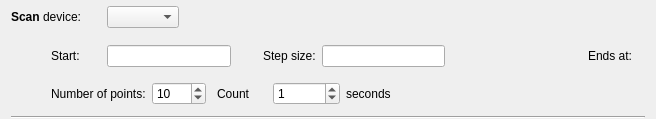
<?xml version="1.0" encoding="UTF-8"?>
<ui version="4.0">
 <class>Form</class>
 <widget class="QWidget" name="Form">
  <property name="geometry">
   <rect>
    <x>0</x>
    <y>0</y>
    <width>656</width>
    <height>119</height>
   </rect>
  </property>
  <property name="windowTitle">
   <string>Form</string>
  </property>
  <layout class="QVBoxLayout" name="verticalLayout">
   <property name="topMargin">
    <number>0</number>
   </property>
   <property name="bottomMargin">
    <number>0</number>
   </property>
   <item>
    <layout class="QHBoxLayout" name="horizontalLayout">
     <item>
      <widget class="QLabel" name="label">
       <property name="minimumSize">
        <size>
         <width>90</width>
         <height>0</height>
        </size>
       </property>
       <property name="text">
        <string>&lt;b&gt;Scan&lt;/b&gt; device:</string>
       </property>
      </widget>
     </item>
     <item>
      <widget class="QComboBox" name="device"/>
     </item>
     <item>
      <spacer name="horizontalSpacer">
       <property name="orientation">
        <enum>Qt::Horizontal</enum>
       </property>
       <property name="sizeHint" stdset="0">
        <size>
         <width>40</width>
         <height>20</height>
        </size>
       </property>
      </spacer>
     </item>
     <item>
      <widget class="QWidget" name="buttons" native="true">
       <property name="minimumSize">
        <size>
         <width>156</width>
         <height>34</height>
        </size>
       </property>
      </widget>
     </item>
    </layout>
   </item>
   <item>
    <layout class="QHBoxLayout" name="horizontalLayout_2">
     <item>
      <spacer name="horizontalSpacer_2">
       <property name="orientation">
        <enum>Qt::Horizontal</enum>
       </property>
       <property name="sizeType">
        <enum>QSizePolicy::Fixed</enum>
       </property>
       <property name="sizeHint" stdset="0">
        <size>
         <width>40</width>
         <height>20</height>
        </size>
       </property>
      </spacer>
     </item>
     <item>
      <widget class="QLabel" name="label_2">
       <property name="minimumSize">
        <size>
         <width>50</width>
         <height>0</height>
        </size>
       </property>
       <property name="text">
        <string>Start:</string>
       </property>
      </widget>
     </item>
     <item>
      <widget class="QLineEdit" name="start"/>
     </item>
     <item>
      <widget class="QLabel" name="unit1">
       <property name="text">
        <string/>
       </property>
      </widget>
     </item>
     <item>
      <spacer name="horizontalSpacer_5">
       <property name="orientation">
        <enum>Qt::Horizontal</enum>
       </property>
       <property name="sizeType">
        <enum>QSizePolicy::Fixed</enum>
       </property>
       <property name="sizeHint" stdset="0">
        <size>
         <width>13</width>
         <height>13</height>
        </size>
       </property>
      </spacer>
     </item>
     <item>
      <widget class="QLabel" name="label_3">
       <property name="text">
        <string>Step size:</string>
       </property>
      </widget>
     </item>
     <item>
      <widget class="QLineEdit" name="step"/>
     </item>
     <item>
      <widget class="QLabel" name="unit2">
       <property name="text">
        <string/>
       </property>
      </widget>
     </item>
     <item>
      <spacer name="horizontalSpacer_7">
       <property name="orientation">
        <enum>Qt::Horizontal</enum>
       </property>
       <property name="sizeType">
        <enum>QSizePolicy::Expanding</enum>
       </property>
       <property name="sizeHint" stdset="0">
        <size>
         <width>13</width>
         <height>13</height>
        </size>
       </property>
      </spacer>
     </item>
     <item>
      <widget class="QLabel" name="label_7">
       <property name="text">
        <string>Ends at:</string>
       </property>
      </widget>
     </item>
     <item>
      <widget class="QLabel" name="endPos">
       <property name="text">
        <string/>
       </property>
      </widget>
     </item>
    </layout>
   </item>
   <item>
    <layout class="QHBoxLayout" name="horizontalLayout_3">
     <item>
      <spacer name="horizontalSpacer_4">
       <property name="orientation">
        <enum>Qt::Horizontal</enum>
       </property>
       <property name="sizeType">
        <enum>QSizePolicy::Fixed</enum>
       </property>
       <property name="sizeHint" stdset="0">
        <size>
         <width>40</width>
         <height>20</height>
        </size>
       </property>
      </spacer>
     </item>
     <item>
      <widget class="QLabel" name="label_4">
       <property name="text">
        <string>Number of points:</string>
       </property>
      </widget>
     </item>
     <item>
      <widget class="QSpinBox" name="numpoints">
       <property name="minimum">
        <number>1</number>
       </property>
       <property name="maximum">
        <number>1000</number>
       </property>
       <property name="value">
        <number>10</number>
       </property>
      </widget>
     </item>
     <item>
      <spacer name="horizontalSpacer_6">
       <property name="orientation">
        <enum>Qt::Horizontal</enum>
       </property>
       <property name="sizeType">
        <enum>QSizePolicy::Fixed</enum>
       </property>
       <property name="sizeHint" stdset="0">
        <size>
         <width>5</width>
         <height>1</height>
        </size>
       </property>
      </spacer>
     </item>
     <item>
      <widget class="QLabel" name="label_5">
       <property name="minimumSize">
        <size>
         <width>50</width>
         <height>0</height>
        </size>
       </property>
       <property name="text">
        <string>Count</string>
       </property>
      </widget>
     </item>
     <item>
      <widget class="QSpinBox" name="seconds">
       <property name="maximum">
        <number>1000000</number>
       </property>
       <property name="value">
        <number>1</number>
       </property>
      </widget>
     </item>
     <item>
      <widget class="QLabel" name="label_6">
       <property name="text">
        <string>seconds</string>
       </property>
      </widget>
     </item>
     <item>
      <spacer name="horizontalSpacer_3">
       <property name="orientation">
        <enum>Qt::Horizontal</enum>
       </property>
       <property name="sizeHint" stdset="0">
        <size>
         <width>40</width>
         <height>20</height>
        </size>
       </property>
      </spacer>
     </item>
    </layout>
   </item>
   <item>
    <widget class="Line" name="line">
     <property name="orientation">
      <enum>Qt::Horizontal</enum>
     </property>
    </widget>
   </item>
  </layout>
 </widget>
 <tabstops>
  <tabstop>device</tabstop>
  <tabstop>start</tabstop>
  <tabstop>step</tabstop>
  <tabstop>numpoints</tabstop>
  <tabstop>seconds</tabstop>
 </tabstops>
 <resources>
  <include location="../../../../resources/nicos-gui.qrc"/>
 </resources>
 <connections/>
</ui>
